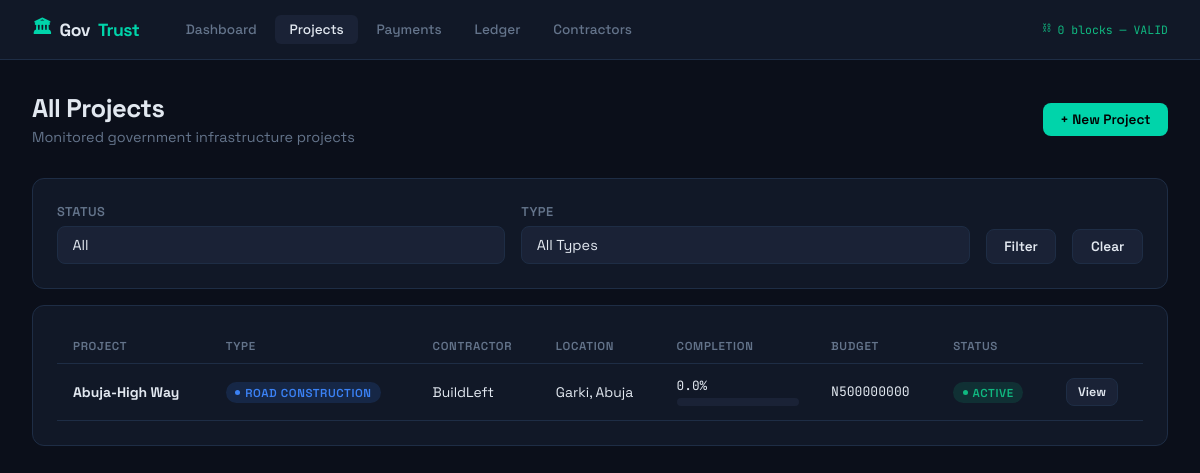
/projects/, run on the app's committed database.
### projects/models.py (models this page shows, shortened)
class Project(models.Model):
    STATUS_CHOICES = [
        ('pending', 'Pending'),
        ('active', 'Active'),
        ('paused', 'Paused'),
        ('completed', 'Completed'),
        ('disputed', 'Disputed'),
    ]
    PROJECT_TYPES = [
        ('road', 'Road Construction'),
        ('bridge', 'Bridge'),
        ('school', 'School Building'),
        ('hospital', 'Hospital'),
        ('water', 'Water Infrastructure'),
        ('power', 'Power Infrastructure'),
        ('housing', 'Housing'),
        ('other', 'Other'),
    ]
    title = models.CharField(max_length=300)
    project_type = models.CharField(max_length=50, choices=PROJECT_TYPES)
    description = models.TextField()
    contractor = models.ForeignKey(Contractor, on_delete=models.PROTECT, related_name='projects')
    location_name = models.CharField(max_length=200)
    latitude = models.FloatField()
    longitude = models.FloatField()
    total_budget = models.DecimalField(max_digits=15, decimal_places=2)
    start_date = models.DateField()
    expected_end_date = models.DateField()
    actual_end_date = models.DateField(null=True, blank=True)
    status = models.CharField(max_length=20, choices=STATUS_CHOICES, default='pending')
    completion_percentage = models.FloatField(default=0.0)
    amount_paid = models.DecimalField(max_digits=15, decimal_places=2, default=0)
    satellite_reference_image = models.ImageField(upload_to='satellite/', null=True, blank=True)
    created_by = models.ForeignKey(User, on_delete=models.SET_NULL, null=True)
    created_at = models.DateTimeField(auto_now_add=True)
    updated_at = models.DateTimeField(auto_now=True)

class Contractor(models.Model):
    name = models.CharField(max_length=200)
    company = models.CharField(max_length=200)
    email = models.EmailField(unique=True)
    phone = models.CharField(max_length=20)
    bank_account = models.CharField(max_length=50)
    registration_number = models.CharField(max_length=100, unique=True)
    created_at = models.DateTimeField(auto_now_add=True)

### projects/views.py (the view)
# urls.py: path('projects/', views.project_list, name='project_list'),
def project_list(request):
    projects = Project.objects.select_related('contractor').order_by('-created_at')
    status_filter = request.GET.get('status', '')
    type_filter = request.GET.get('type', '')
    if status_filter:
        projects = projects.filter(status=status_filter)
    if type_filter:
        projects = projects.filter(project_type=type_filter)
    return render(request, 'projects/project_list.html', {
        'projects': projects,
        'status_filter': status_filter,
        'type_filter': type_filter,
        'project_types': Project.PROJECT_TYPES,
    })

### templates/projects/project_list.html (shortened to what this page needs)
{% extends 'base.html' %}
{% block content %}
<div class="page-header flex-between">
  <div><h1>All Projects</h1><p>Monitored government infrastructure projects</p></div>
  <a href="{% url 'project_create' %}" class="btn btn-primary">+ New Project</a>
</div>
<div class="card mb-2">
  <form method="get" style="display:flex;gap:1rem;align-items:flex-end">
    <div class="form-group" style="flex:1"><label>Status</label><select name="status" class="form-control"><option value="">All</option></select></div>
    <div class="form-group" style="flex:1"><label>Type</label><select name="type" class="form-control"><option value="">All Types</option></select></div>
    <button type="submit" class="btn btn-secondary">Filter</button>
    <a href="{% url 'project_list' %}" class="btn btn-secondary">Clear</a>
  </form>
</div>
<div class="card">
  <div class="table-wrap"><table>
    <thead><tr><th>Project</th><th>Type</th><th>Contractor</th><th>Location</th><th>Completion</th><th>Budget</th><th>Status</th><th></th></tr></thead>
    <tbody>
      {% for p in projects %}
      <tr>
        <td><strong>{{ p.title }}</strong></td>
        <td><span class="badge badge-blue">{{ p.get_project_type_display }}</span></td>
        <td>{{ p.contractor.company }}</td>
        <td>{{ p.location_name }}</td>
        <td style="min-width:140px">
          <div style="display:flex;justify-content:space-between;margin-bottom:4px"><span class="mono" style="font-size:.8rem">{{ p.completion_percentage|floatformat:1 }}%</span></div>
          <div class="progress-wrap"><div class="progress-bar {% if p.completion_percentage >= 80 %}green{% elif p.completion_percentage >= 40 %}blue{% else %}warn{% endif %}" style="width:{{ p.completion_percentage }}%"></div></div>
        </td>
        <td class="mono" style="font-size:.82rem">N{{ p.total_budget|floatformat:0 }}</td>
        <td>{% if p.status == 'active' %}<span class="badge badge-green">Active</span>{% elif p.status == 'completed' %}<span class="badge badge-blue">Completed</span>{% elif p.status == 'paused' %}<span class="badge badge-yellow">Paused</span>{% elif p.status == 'disputed' %}<span class="badge badge-red">Disputed</span>{% else %}<span class="badge badge-gray">{{ p.status }}</span>{% endif %}</td>
        <td><a href="{% url 'project_detail' p.pk %}" class="btn btn-secondary btn-sm">View</a></td>
      </tr>
      {% empty %}
      <tr><td colspan="8" style="text-align:center;color:var(--muted);padding:2rem">No projects found.</td></tr>
      {% endfor %}
    </tbody>
  </table></div>
</div>
{% endblock %}

### templates/base.html (style rules this page uses)
:root { --bg: #0b0f1a; --surface: #111827; --surface2: #1a2236; --border: #1e2d45; --accent: #00d4aa; --accent2: #3b82f6; --warn: #f59e0b; --danger: #ef4444; --success: #10b981; --text: #e2e8f0; --muted: #64748b; --mono: 'JetBrains Mono', monospace; --sans: 'Space Grotesk', sans-serif; }
* { box-sizing: border-box; margin: 0; padding: 0; }
body { background: var(--bg); color: var(--text); font-family: var(--sans); min-height: 100vh; }
a { color: var(--accent); text-decoration: none; }
.page-header { margin-bottom: 2rem; }
.page-header h1 { font-size: 1.6rem; font-weight: 700; letter-spacing: -0.5px; }
.page-header p { color: var(--muted); margin-top: 0.25rem; font-size: 0.9rem; }
.card { background: var(--surface); border: 1px solid var(--border); border-radius: 12px; padding: 1.5rem; }
.progress-wrap { background: var(--surface2); border-radius: 99px; height: 8px; overflow: hidden; }
.badge { display: inline-flex; align-items: center; gap: 0.3rem; padding: 0.2rem 0.6rem; border-radius: 99px; font-size: 0.72rem; font-weight: 600; text-transform: uppercase; letter-spacing: 0.05em; }
.badge-green { background: rgba(16,185,129,0.15); color: var(--success); }
.badge-blue { background: rgba(59,130,246,0.15); color: var(--accent2); }
.badge::before { content: ''; width: 5px; height: 5px; border-radius: 50%; background: currentColor; }
.btn { display: inline-flex; align-items: center; gap: 0.4rem; padding: 0.5rem 1.1rem; border-radius: 8px; font-family: var(--sans); font-size: 0.85rem; font-weight: 600; cursor: pointer; border: none; transition: all 0.15s; }
.btn-primary { background: var(--accent); color: #000; }
.btn-secondary { background: var(--surface2); color: var(--text); border: 1px solid var(--border); }
.btn-sm { padding: 0.3rem 0.7rem; font-size: 0.78rem; }
.table-wrap { overflow-x: auto; }
table { width: 100%; border-collapse: collapse; }
th { text-align: left; padding: 0.6rem 1rem; font-size: 0.72rem; text-transform: uppercase; letter-spacing: 0.06em; color: var(--muted); font-weight: 600; border-bottom: 1px solid var(--border); }
td { padding: 0.85rem 1rem; border-bottom: 1px solid var(--border); font-size: 0.87rem; vertical-align: middle; }
.form-group { display: flex; flex-direction: column; gap: 0.4rem; }
.form-group label { font-size: 0.8rem; font-weight: 600; color: var(--muted); text-transform: uppercase; letter-spacing: 0.04em; }
.form-control { background: var(--surface2); border: 1px solid var(--border); color: var(--text); padding: 0.6rem 0.9rem; border-radius: 8px; font-family: var(--sans); font-size: 0.9rem; width: 100%; transition: border-color 0.15s; }
select.form-control { appearance: none; cursor: pointer; }
.mono { font-family: var(--mono); font-size: 0.82rem; }
.flex-between { display: flex; justify-content: space-between; align-items: center; }
.mb-2 { margin-bottom: 1rem; }

### data on the page
Project: title "Abuja-High Way", project_type "ROAD CONSTRUCTION", contractor.company "BuildLeft", location_name "Garki, Abuja", completion_percentage "0.0", total_budget "500000000", status "ACTIVE"
